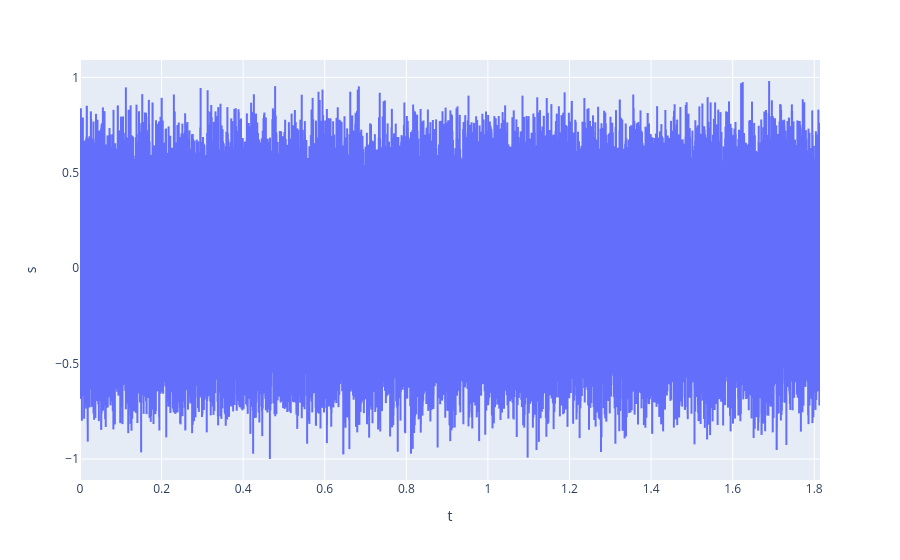
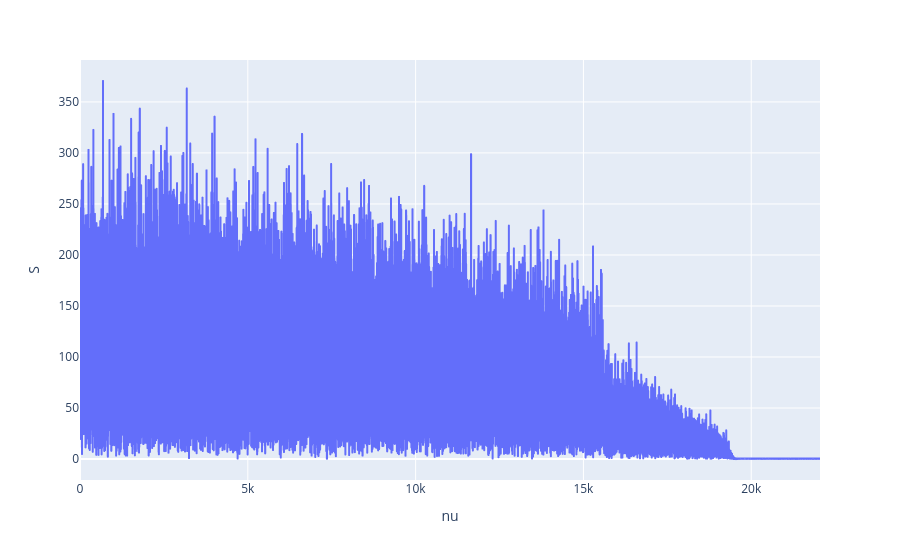

Notebook code for these charts, in order:
### Code cell
signal_dict = np.load('noise.npz')
s = signal_dict['s'] 
t = signal_dict['t']

nu, S = san.trans_fourier(s, t)
S = np.abs(S)

ds = pd.DataFrame({'s' : s, 't':t})
dS = pd.DataFrame({'nu':nu, 'S':S})

fig = px.line(ds, x = 't', y = 's')
fig_spectre = px.line(dS, x = 'nu', y = 'S')

fig.show()
fig_spectre.show()

### Figure 1 — Plotly figure (JSON) as saved in the notebook; plotly's stock layout.template omitted (floating-point values rounded to 4 significant figures; data arrays with more than 128 entries replaced by an {"elided": "..."} marker saying what was removed)
{"data": [{"hovertemplate": "t=%{x}<br>s=%{y}<extra></extra>", "legendgroup": "", "line": {"color": "#636efa", "dash": "solid"}, "marker": {"symbol": "circle"}, "mode": "lines", "name": "", "showlegend": false, "type": "scattergl", "x": {"elided": "80000 float values"}, "xaxis": "x", "y": {"elided": "80000 float values"}, "yaxis": "y"}], "layout": {"legend": {"tracegroupgap": 0}, "margin": {"t": 60}, "xaxis": {"anchor": "y", "domain": [0, 1], "title": {"text": "t"}}, "yaxis": {"anchor": "x", "domain": [0, 1], "title": {"text": "s"}}}}

### Figure 2 — Plotly figure (JSON) as saved in the notebook; plotly's stock layout.template omitted (floating-point values rounded to 4 significant figures; data arrays with more than 128 entries replaced by an {"elided": "..."} marker saying what was removed)
{"data": [{"hovertemplate": "nu=%{x}<br>S=%{y}<extra></extra>", "legendgroup": "", "line": {"color": "#636efa", "dash": "solid"}, "marker": {"symbol": "circle"}, "mode": "lines", "name": "", "showlegend": false, "type": "scattergl", "x": {"elided": "40000 float values"}, "xaxis": "x", "y": {"elided": "40000 float values"}, "yaxis": "y"}], "layout": {"legend": {"tracegroupgap": 0}, "margin": {"t": 60}, "xaxis": {"anchor": "y", "domain": [0, 1], "title": {"text": "nu"}}, "yaxis": {"anchor": "x", "domain": [0, 1], "title": {"text": "S"}}}}
